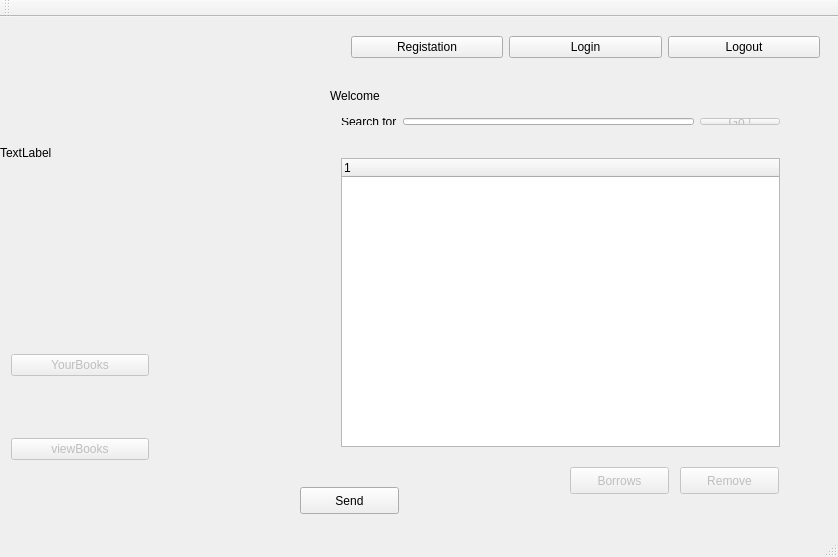
<?xml version="1.0" encoding="UTF-8"?>
<ui version="4.0">
 <class>MainWindow</class>
 <widget class="QMainWindow" name="MainWindow">
  <property name="geometry">
   <rect>
    <x>0</x>
    <y>0</y>
    <width>838</width>
    <height>557</height>
   </rect>
  </property>
  <property name="maximumSize">
   <size>
    <width>838</width>
    <height>651</height>
   </size>
  </property>
  <property name="windowTitle">
   <string>MainWindow</string>
  </property>
  <widget class="QWidget" name="centralWidget">
   <widget class="QWidget" name="horizontalLayoutWidget">
    <property name="geometry">
     <rect>
      <x>340</x>
      <y>0</y>
      <width>491</width>
      <height>61</height>
     </rect>
    </property>
    <layout class="QHBoxLayout" name="horizontalLayout">
     <item>
      <widget class="QPushButton" name="mRegistation">
       <property name="autoFillBackground">
        <bool>true</bool>
       </property>
       <property name="styleSheet">
        <string notr="true">selection-color: rgb(0, 0, 0);</string>
       </property>
       <property name="text">
        <string>Registation</string>
       </property>
       <property name="iconSize">
        <size>
         <width>24</width>
         <height>16</height>
        </size>
       </property>
       <property name="checkable">
        <bool>false</bool>
       </property>
      </widget>
     </item>
     <item>
      <widget class="QPushButton" name="mLogin">
       <property name="text">
        <string>Login</string>
       </property>
      </widget>
     </item>
     <item>
      <widget class="QPushButton" name="bHelp">
       <property name="text">
        <string>Logout</string>
       </property>
      </widget>
     </item>
    </layout>
   </widget>
   <widget class="QLabel" name="label">
    <property name="geometry">
     <rect>
      <x>0</x>
      <y>20</y>
      <width>301</width>
      <height>231</height>
     </rect>
    </property>
    <property name="text">
     <string>TextLabel</string>
    </property>
   </widget>
   <widget class="QWidget" name="verticalLayoutWidget">
    <property name="geometry">
     <rect>
      <x>330</x>
      <y>130</y>
      <width>461</width>
      <height>311</height>
     </rect>
    </property>
    <layout class="QVBoxLayout" name="vUserdisplay">
     <item>
      <widget class="QTreeWidget" name="treeWidgetBookView">
       <property name="midLineWidth">
        <number>-3</number>
       </property>
       <column>
        <property name="text">
         <string notr="true">1</string>
        </property>
       </column>
      </widget>
     </item>
    </layout>
   </widget>
   <widget class="QLabel" name="label_Hi">
    <property name="geometry">
     <rect>
      <x>330</x>
      <y>70</y>
      <width>171</width>
      <height>17</height>
     </rect>
    </property>
    <property name="text">
     <string>Welcome</string>
    </property>
   </widget>
   <widget class="QWidget" name="verticalLayoutWidget_2">
    <property name="geometry">
     <rect>
      <x>0</x>
      <y>270</y>
      <width>160</width>
      <height>241</height>
     </rect>
    </property>
    <layout class="QVBoxLayout" name="verticalLayoutControl">
     <item>
      <widget class="QPushButton" name="bYourBooks">
       <property name="enabled">
        <bool>false</bool>
       </property>
       <property name="text">
        <string>YourBooks</string>
       </property>
      </widget>
     </item>
     <item>
      <widget class="QPushButton" name="bViewBooks">
       <property name="enabled">
        <bool>false</bool>
       </property>
       <property name="text">
        <string>viewBooks</string>
       </property>
      </widget>
     </item>
    </layout>
   </widget>
   <widget class="QWidget" name="layoutWidget">
    <property name="geometry">
     <rect>
      <x>330</x>
      <y>90</y>
      <width>461</width>
      <height>29</height>
     </rect>
    </property>
    <layout class="QHBoxLayout" name="horizontalLayout_2">
     <item>
      <widget class="QLabel" name="label_2">
       <property name="text">
        <string>Search for</string>
       </property>
      </widget>
     </item>
     <item>
      <widget class="QLineEdit" name="lineEditSearch">
       <property name="styleSheet">
        <string notr="true">border-left-color: rgb(255, 255, 255);</string>
       </property>
      </widget>
     </item>
     <item>
      <widget class="QPushButton" name="bsearchBooks">
       <property name="enabled">
        <bool>false</bool>
       </property>
       <property name="text">
        <string>Go !</string>
       </property>
      </widget>
     </item>
    </layout>
   </widget>
   <widget class="QPushButton" name="bBorrows">
    <property name="enabled">
     <bool>false</bool>
    </property>
    <property name="geometry">
     <rect>
      <x>570</x>
      <y>450</y>
      <width>99</width>
      <height>27</height>
     </rect>
    </property>
    <property name="text">
     <string>Borrows</string>
    </property>
   </widget>
   <widget class="QPushButton" name="bRemoveYourBooks">
    <property name="enabled">
     <bool>false</bool>
    </property>
    <property name="geometry">
     <rect>
      <x>680</x>
      <y>450</y>
      <width>99</width>
      <height>27</height>
     </rect>
    </property>
    <property name="text">
     <string>Remove</string>
    </property>
   </widget>
   <widget class="QPushButton" name="bSend">
    <property name="geometry">
     <rect>
      <x>300</x>
      <y>470</y>
      <width>99</width>
      <height>27</height>
     </rect>
    </property>
    <property name="text">
     <string>Send</string>
    </property>
   </widget>
   <zorder>layoutWidget</zorder>
   <zorder>horizontalLayoutWidget</zorder>
   <zorder>label</zorder>
   <zorder>verticalLayoutWidget</zorder>
   <zorder>label_Hi</zorder>
   <zorder>verticalLayoutWidget_2</zorder>
   <zorder>bBorrows</zorder>
   <zorder>bRemoveYourBooks</zorder>
   <zorder>bSend</zorder>
  </widget>
  <widget class="QMenuBar" name="menuBar">
   <property name="geometry">
    <rect>
     <x>0</x>
     <y>0</y>
     <width>838</width>
     <height>25</height>
    </rect>
   </property>
  </widget>
  <widget class="QToolBar" name="mainToolBar">
   <attribute name="toolBarArea">
    <enum>TopToolBarArea</enum>
   </attribute>
   <attribute name="toolBarBreak">
    <bool>false</bool>
   </attribute>
  </widget>
  <widget class="QStatusBar" name="statusBar"/>
 </widget>
 <layoutdefault spacing="6" margin="11"/>
 <resources/>
 <connections/>
</ui>
